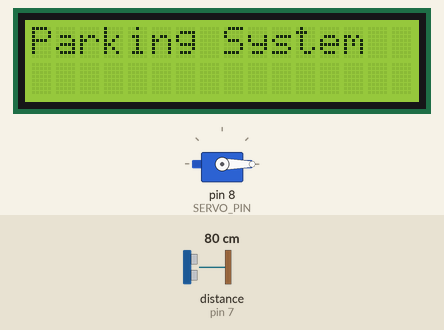
Bench run of a sketch on a simulated Arduino Uno, built with avr-gcc and run on an emulated ATmega328P. On the bench: servo, 16×2 character LCD. Wiring (inferred from the names in the program): ultrasonic range finder: trigger pin 6; echo pin 7. Inputs (shaded band) come from the test bench; at power-on: distance to the obstacle (sensor on pin 7) 80 cm. The echo pulse lasts 58.3 µs per cm; what the sketch prints to the serial monitor is not drawn.

Above: at 0.1 s.
At 2.8 s:
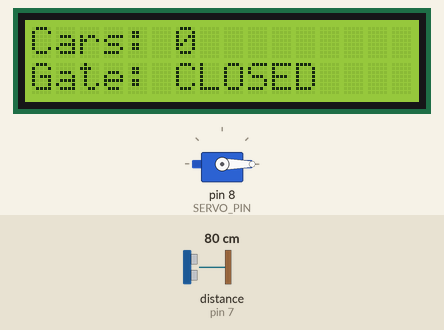
2.9 s: distance to the obstacle (sensor on pin 7) set to 22 cm
4.4 s: distance to the obstacle (sensor on pin 7) set to 18 cm
At 5.5 s:
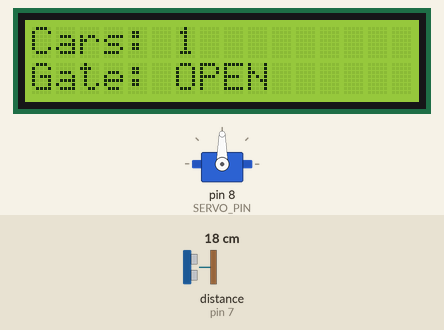
6.0 s: distance to the obstacle (sensor on pin 7) set to 42 cm
9.0 s: distance to the obstacle (sensor on pin 7) set to 52 cm
Timing chart, 0 to 11.5 s (numbered marks = the images above; inputs shaded):
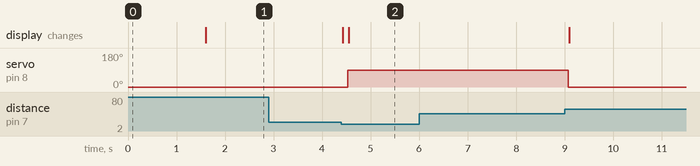

Measured:
- the behaviour switches between 21 and 20 cm on distance to the obstacle (sensor on pin 7) (found by bisection; images 1 and 2)
- after the input at 2.9 s, every drawn part: stays the same
- after the input at 4.4 s, servo on pin 8 (SERVO_PIN): 0° → 90° after 0.13 s; the display: first changes at once (image 2 shows a later state)
- after the input at 6.0 s, every drawn part: stays the same

The sketch:

ParkingGateSystem.ino
```cpp
#include <LiquidCrystal_I2C.h>
#include <Servo.h>
#include <Wire.h>

LiquidCrystal_I2C lcd(0x27, 16, 2);

#define TRIG_PIN 6
#define ECHO_PIN 7
#define SERVO_PIN 8

const long DETECT_DIST_CM = 20;
const unsigned long OPEN_DELAY_MS = 100;
const unsigned long CLOSE_DELAY_MS = 3000;
const unsigned long SENSOR_TIMEOUT_US = 30000;
const long NO_ECHO_DISTANCE_CM = 300;
const unsigned long LOOP_DELAY_MS = 100;

const int GATE_CLOSED_ANGLE = 0;
const int GATE_OPEN_ANGLE = 90;

Servo gateServo;

bool gateOpen = false;
bool waitingToOpen = false;
bool objectPreviouslyDetected = false;

unsigned long detectStartTimeMs = 0;
unsigned long lastDetectedTimeMs = 0;

int carCount = 0;
int displayedCarCount = -1;
bool displayedGateOpen = false;

long getDistanceCm() {
  digitalWrite(TRIG_PIN, LOW);
  delayMicroseconds(2);

  digitalWrite(TRIG_PIN, HIGH);
  delayMicroseconds(10);
  digitalWrite(TRIG_PIN, LOW);

  const unsigned long durationUs = pulseIn(ECHO_PIN, HIGH, SENSOR_TIMEOUT_US);
  if (durationUs == 0) {
    return NO_ECHO_DISTANCE_CM;
  }

  return static_cast<long>(durationUs * 0.0343f / 2.0f);
}

void updateDisplay() {
  if (displayedCarCount == carCount && displayedGateOpen == gateOpen) {
    return;
  }

  lcd.setCursor(0, 0);
  lcd.print("Cars: ");
  lcd.print(carCount);
  lcd.print("   ");

  lcd.setCursor(0, 1);
  if (gateOpen) {
    lcd.print("Gate: OPEN   ");
  } else {
    lcd.print("Gate: CLOSED ");
  }

  displayedCarCount = carCount;
  displayedGateOpen = gateOpen;
}

void setup() {
  Serial.begin(9600);

  pinMode(TRIG_PIN, OUTPUT);
  pinMode(ECHO_PIN, INPUT);

  gateServo.attach(SERVO_PIN);
  gateServo.write(GATE_CLOSED_ANGLE);

  lcd.init();
  lcd.backlight();
  lcd.setCursor(0, 0);
  lcd.print("Parking System");
  delay(1500);
  lcd.clear();

  updateDisplay();
}

void loop() {
  const long distanceCm = getDistanceCm();
  const bool objectDetected = distanceCm < DETECT_DIST_CM;

  Serial.print("Distance: ");
  Serial.println(distanceCm);

  if (objectDetected && !objectPreviouslyDetected) {
    carCount++;
  }
  objectPreviouslyDetected = objectDetected;

  if (objectDetected) {
    lastDetectedTimeMs = millis();

    if (!waitingToOpen && !gateOpen) {
      detectStartTimeMs = millis();
      waitingToOpen = true;
    }
  }

  if (waitingToOpen && !gateOpen && millis() - detectStartTimeMs > OPEN_DELAY_MS) {
    gateServo.write(GATE_OPEN_ANGLE);
    gateOpen = true;
    waitingToOpen = false;
  }

  if (!objectDetected && !gateOpen) {
    waitingToOpen = false;
  }

  if (gateOpen && millis() - lastDetectedTimeMs > CLOSE_DELAY_MS) {
    gateServo.write(GATE_CLOSED_ANGLE);
    gateOpen = false;
  }

  updateDisplay();
  delay(LOOP_DELAY_MS);
}
```
